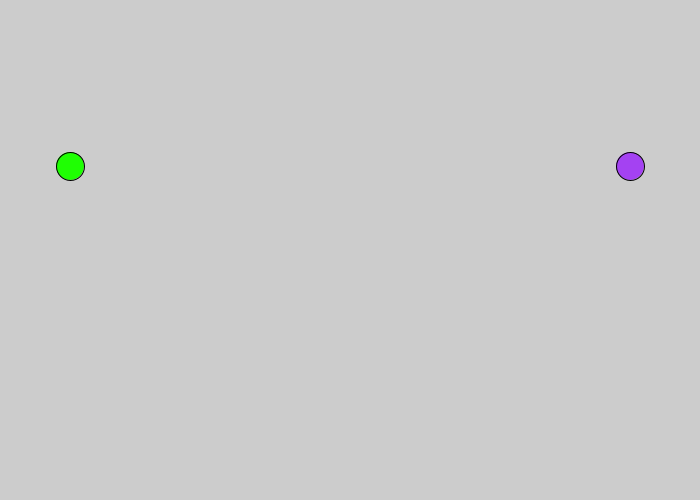
Frame 1 (no input)
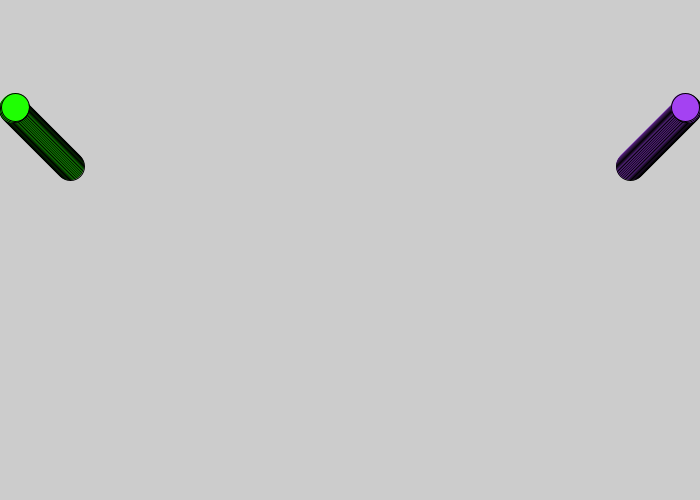
Frame 60 (the mouse pressed at the canvas centre just before this capture)
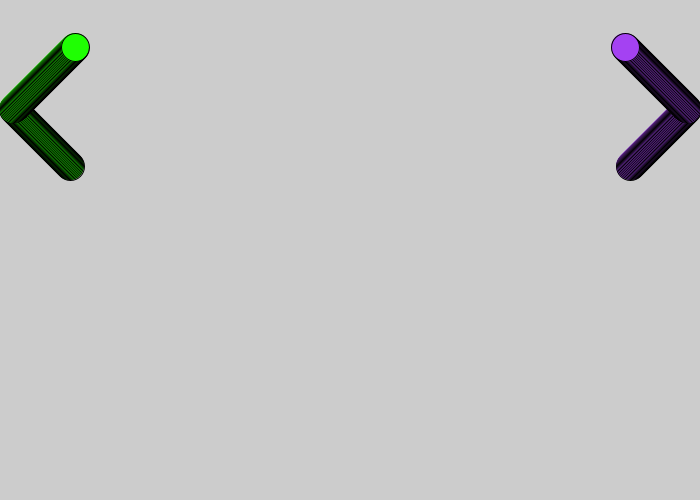
Frame 120 (the mouse held since frame 60 and released just before this capture)

The Processing sketch that drew these frames (run headless with seeded random() and noise(); from frame 60 on, the mouse is pressed at the canvas centre):

// Processing sketch: Pong
// ── Pong.pde
//Global Variables
Ball myBall;
Ball yourBall;
//
void setup()
{
  size(700, 500); //fullScreen(); displayWidth, displayHeight
  //ScreenSizeChecker() for Landscape, Portrait, square views (updated automatically for screen rotate)
  // Population
  myBall = new Ball(width*1/10, height*1/3, width*1/25, color(31, 255, 3), -1, -1);
  yourBall = new Ball(width*9/10, height*1/3, width*1/25, color(random(0, 255), random(255), random(255)), 1, -1);
  //
  println("Exciting ... not exciting");
  //exit(); //Exit Button here
  //
}//End setup
//
void draw()
{
  myBall.draw();
  yourBall.draw();
}//End draw
//
void keyPressed() {
}//End keyPressed
//
void mousePressed() {
}//End mousePressed
//

// ── Ball.pde
class Ball {
  //Global Variables
  float x, y, diameter;
  int xSpeed, ySpeed;
  color colour;
  //
  Ball(float xParameter, float yParameter, float diamterParameter, color colourParameter, int xSpeedParameter, int ySpeedParameter) {
    this.x = xParameter;
    this.y = yParameter;
    this.diameter = diamterParameter;
    this.colour = colourParameter;
    xSpeed = xSpeedParameter;
    ySpeed = ySpeedParameter;
  }//End Constructor
  //
  void draw() {
    fill(colour);
    ellipse(x, y, diameter, diameter);
    //
    move();
    bounce();
  }//End draw
  //
  void move() {
    x += xSpeed;
    y += ySpeed;
  }//End move
  //
  void bounce() {
    //Nets and other GUI features not included yet
    if (x-diameter*1/2 < width*0 || x+diameter*1/2 > width) {
      xSpeed *= -1;
      //if ( x-diameter*1/2 < width*0 ) x = width*0;
      //if ( x+diameter*1/2 > width ) x = width;
    }
    if (y-diameter*1/2 < height*0 || y+diameter*1/2 > height) {
      ySpeed *= -1;
    }
  }//End bounce
  //
}//End Ball
